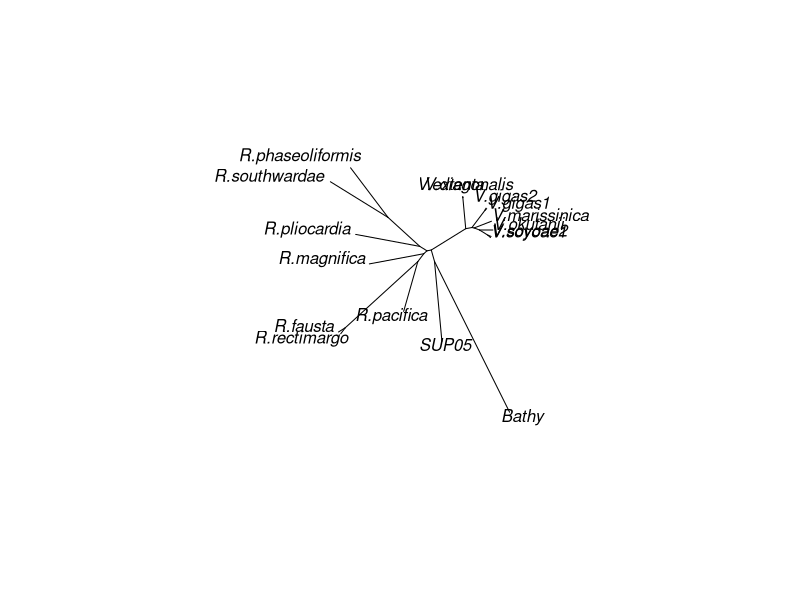
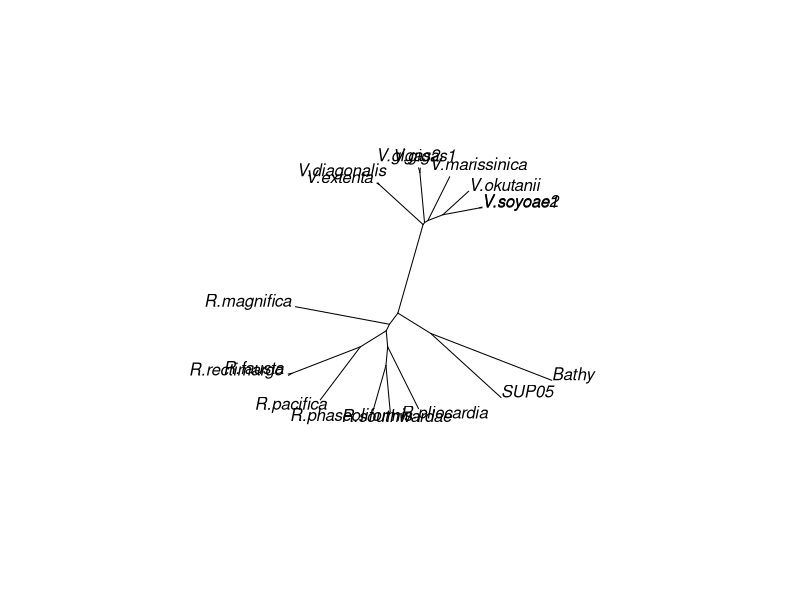
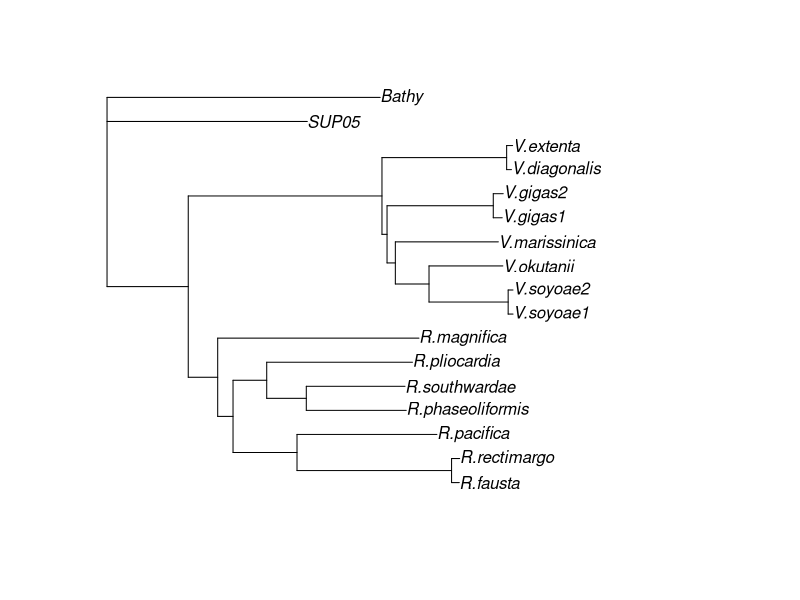

These charts were generated, in order, by the following R code: (Note: a time limit stopped this script after it produced the figures.)
setwd('./')
setwd('~/Desktop/VesicSymb_Evolution/mauve_alignments/')
library(ape)
library(dplyr)
########## Tree based on LCBs ################

df=read.table('ALL_LCBs.txt',header=T,sep='\t')
df
ngenomes=ncol(df)
df$count=ngenomes-rowSums(df==0)
df=df[df$count>1,]
df$avg=rowMeans(df[,1:length(df)-1])
# df=df[df$avg>10,]
nrow(df)
head(df)

plot(nj(dist(t(df[,1:ngenomes]),method='euclid')),'u') ## 00 count as similarity

tree=nj(dist(t(df[,1:ngenomes]),method='binary')) ## Jaccard distance
plot(tree,"u")

## rooted tree

out = 2
nj.gen <- function(xx){root(phy = nj(dist(xx,method='binary')), outgroup = out,
                                resolve.root = F)}

lcb.nj <- nj.gen(t(df[,1:ngenomes]))
plot(lcb.nj)

# run bootstraps 

lcb.nj.bs <- boot.phylo(phy = lcb.nj, x = t(df[,1:ngenomes]), FUN = nj.gen, B=10000)/100

# Add bootstraps to PHYLO object
lcb.nj$node.label <- lcb.nj.bs
# Check that iw worked by printing the PHYLO object. There should be some text that says "Node labels:" proceeded by a list of the bootstrap values.
# Write out as Newick format
print(lcb.nj)

plot(lcb.nj)


write.tree(lcb.nj, file = "LCBs_all_presenceabsence.tree")

############## Tree based on genes ######################
out = 2
nj.gen <- function(xx){root(phy = nj(dist(xx,method='binary')), outgroup = out,
                            resolve.root = TRUE)}


df=read.csv2('Orthology_id35cov51_nopseudo.txt',header=T,sep='\t',row.names = 1, na.strings = "")
df=data.frame(lapply(df, function(x) as.integer(x!="0")))
df= df %>% mutate_all(~replace(., is.na(.), 0))
df %>% tail


gene.nj <- nj.gen(t(df[,1:ngenomes]))
plot(gene.nj)

gene.nj.bs <- boot.phylo(phy = gene.nj, x = t(df[,1:ngenomes]), FUN = nj.gen, B=10000)/100

# Add bootstraps to PHYLO object
gene.nj$node.label <- gene.nj.bs
# Check that iw worked by printing the PHYLO object. There should be some text that says "Node labels:" proceeded by a list of the bootstrap values.
# Write out as Newick format
write.tree(gene.nj, file = "../dowstream_analyses_and_data/genes_presenceabsence.tree")

d<-df[,1:ngenomes]
d[d>0]<-1
head(d)
heatmap(as.matrix(dist(t(d),method='euclid')))
plot(nj(dist(t(df[,1:ngenomes]),method='euclid')),'u')
plot(nj(dist(t(d),method='binary')),'u')
